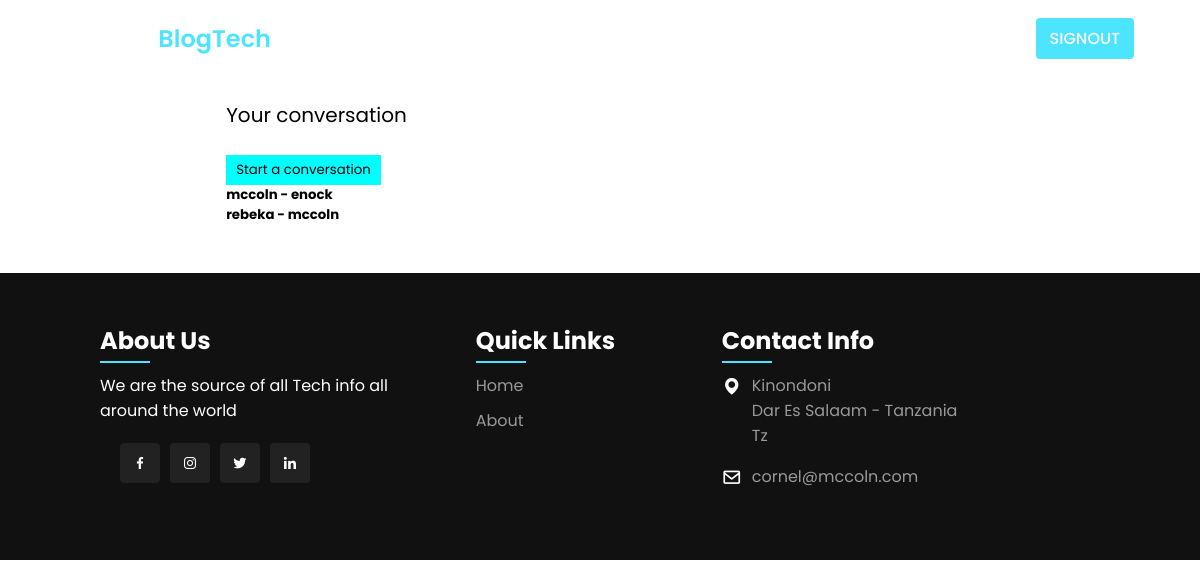
The page /inbox/ (signed in) on the database its author committed.
### blogapp/models.py (models this page shows)
class ThreadModel(models.Model):
	user = models.ForeignKey(User, on_delete=models.CASCADE,related_name='+')
	receiver = models.ForeignKey(User,on_delete=models.CASCADE,related_name='+')

### blogapp/views.py (the view)
# urls.py: path('inbox/', ListThreads.as_view(), name='inbox'),
class ListThreads(View):
	def get(self, request, *args, **kwargs):
		threads = ThreadModel.objects.filter(Q(user=request.user) | Q(receiver=request.user))
		context = {
			'threads':threads
		}
		return render(request, 'blogapp/inbox.html',context)

### blogapp/templates/blogapp/inbox.html (shortened to what this page needs)
{% extends 'blogapp/base2.html' %}
{% load static %}
{% block content %}
<div class="container">
  <div class="chat-page">
    <h3 class="chat-title">Your conversation</h3>
    <div>
      <form method="GET"  action="{% url 'create-thread' %}" enctype="multipart/form-data">
        <br><button type="submit" class="chat-button">Start a conversation</button>
      </form>
    </div>
    {% for thread in threads.all %}
    <a href="{% url 'thread' thread.pk %}">
      <h5 style="active-chat">{{ thread.user }} - {{ thread.receiver }}</h5>
    </a>
    {% endfor %}
  </div>
</div>
{% endblock %}

### blogapp/static/blogapp/assets/style.css (style rules this page uses)
* { font-family: 'Poppins', sans-serif; margin: 0; padding: 0; scroll-behavior: smooth; scroll-padding-top: 2rem; box-sizing: border-box; }
:root { --container-color: #1a1e21; --second-color: rgba(77, 228, 255); --text-color: #172317; --bg-color: #fff; }
a { text-decoration: none; }
.container { max-width: 1068px; margin: auto; width: 100%; }
a { color: #fff; }

### blogapp/templates/blogapp/inbox.html (style rules this page uses)
.chat-page { padding-left: 15%; padding-right: 15%; margin-top: 100px; }
.chat-title { font-size: 20px; font-weight: 400; }
.chat-button { padding: 5px 10px; border: none; background: aqua; }
h5 { color: black; }

### rows shown on the page
ThreadModel: user "mccoln", receiver "enock"
ThreadModel: user "rebeka", receiver "mccoln"
